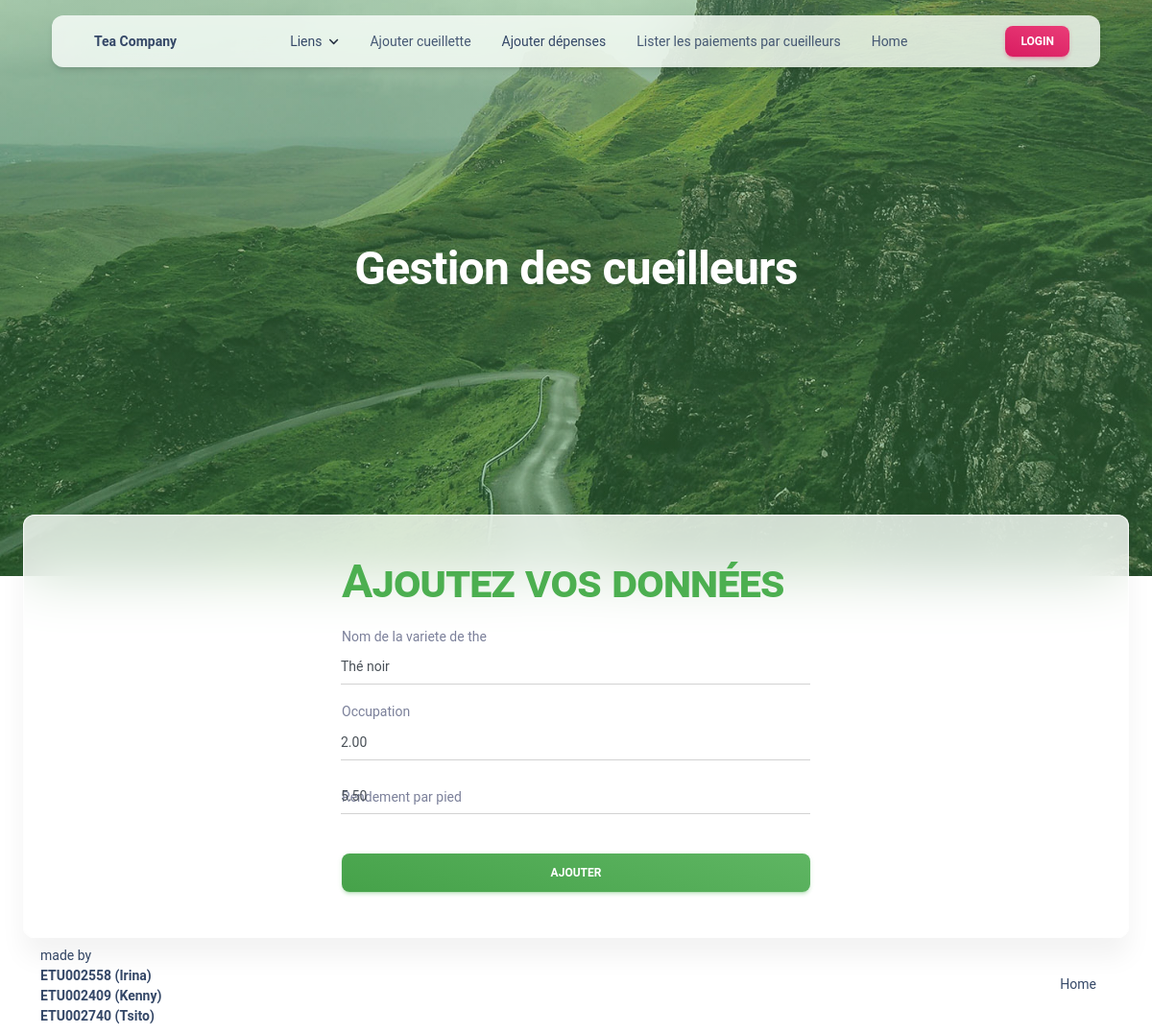
The page /pages/inserer-the.php?id=2 on the database as committed earlier.
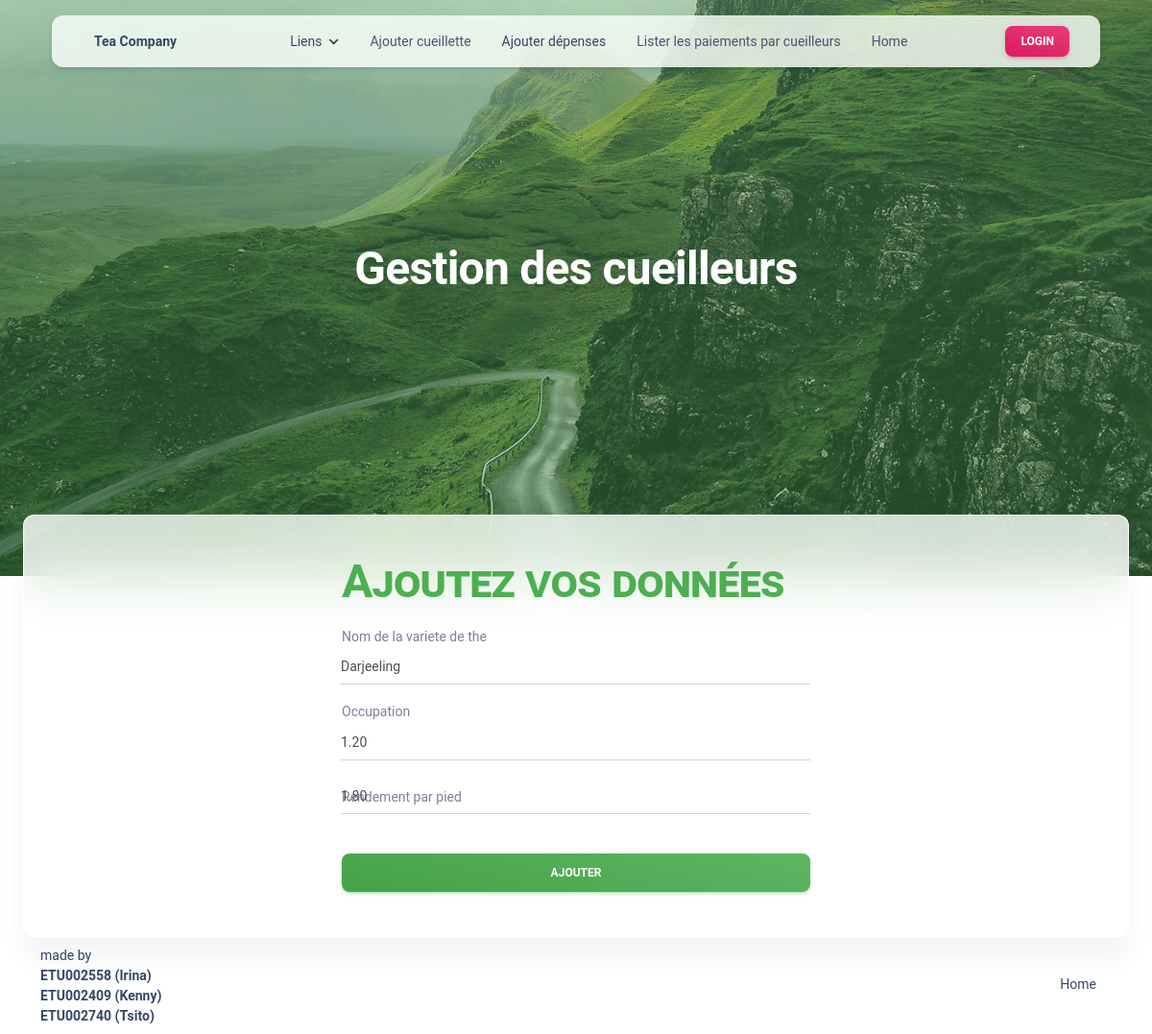
The same page on the database as committed later.
### tables this page shows
CREATE TABLE the_Varietes_de_the (
    id_variete INT AUTO_INCREMENT PRIMARY KEY,
    nom_variete VARCHAR(255) NOT NULL,
    occupation DECIMAL(10,2) NOT NULL,
    rendement_par_pied DECIMAL(10,2) NOT NULL,
    prix_vente DECIMAL(10,2) NOT NULL
);

### inc/fonction_base.php (called while the page is built, shortened)
<?php
 function select_by_first_Row($table_name, $value)
 {
     $pdo = connectbd();
     $result = array();
     try {
         $stmt_column = $pdo->prepare("SELECT COLUMN_NAME FROM INFORMATION_SCHEMA.COLUMNS WHERE TABLE_NAME = :table_name ORDER BY ORDINAL_POSITION LIMIT 1");
         $stmt_column->bindValue(':table_name', $table_name);
         $stmt_column->execute();
         $first_column_name = $stmt_column->fetchColumn();
         $stmt = $pdo->prepare("SELECT * FROM $table_name WHERE $first_column_name = :value");
         $stmt->bindValue(':value', $value);
         $stmt->execute();
         $result = $stmt->fetchAll(PDO::FETCH_ASSOC);
     } catch (PDOException $e) {
         echo $e->getMessage();
     } finally {
         $pdo = null;
     }
     return $result;
 }

### pages/inserer-the.php (the view, shortened to what this page needs)
<?php
include("../templates/head.php");
  include_once "../inc/fonction_base.php";
$d1 = "";
$d2 = "";
$d3 = "";
$id = 0;
if (isset($_GET['id'])) {
  $id = $_GET['id'];
  $data = select_by_first_Row("the_Varietes_de_the", $id)[0];
  $d1 = $data['nom_variete'];
  $d2 = $data['occupation'];
  $d3 = $data['rendement_par_pied'];
}
?>
<div class="container position-sticky z-index-sticky top-0">
  <div class="row">
    <div class="col-12">
      <?php
      include("../templates/navbar.php");
      ?>
      <header class="header-2">
        <div class="page-header min-vh-75 relative" style="background-image: url('../assets/img/bg3.jpg')">
          <span class="mask bg-gradient-success opacity-4"></span>
          <div class="container">
            <div class="row">
              <div class="col-xl-7 text-center mx-auto">
                <h1 class="text-white pt-3 mt-n5">Gestion des cueilleurs</h1>
              </div>
            </div>
          </div>
        </div>
      </header>
      <div class="row card card-body blur shadow-blur mx-3 mx-xl-4 mt-n6 d-flex align-items-center">
        <div class="col-6">
          <div class="card-body">
            <h1 class="text-success" style="font-variant:small-caps;">
              Ajoutez vos données
            </h1>
            <form role="form" class="text-start" action="<?php if ($id > 0)
              echo "update.php";
            else
              echo "traitement_the.php"; ?>" method=post>
                <div class="input-group input-group-static my-3">
                  <label>Nom de la variete de the</label>
                  <input type="text" name="nom_variete" class="form-control" value="<?php echo $d1;?>">
                </div>
                <div class="input-group input-group-static mb-3">
                  <label>Occupation</label>
                  <input type="number" name="occupation" class="form-control"  value="<?php echo $d2;?>">
                </div>
                <div class="input-group input-group-dynamic my-3">
                  <label class="form-label">Rendement par pied</label>
                  <input type="number" name="rendement_par_pied" class="form-control" value="<?php echo $d3;?>">
                </div>
                <div class="text-center">
                  <input type="submit" class="btn bg-gradient-success w-100 my-4 mb-2" value="Ajouter">
                </div>
              </form>
          </div>
        </div>
      </div>
      <?php
      include("../templates/footer-non-absolute.php");
      ?>
      <?php
      include("../templates/end.php");
      ?>

Rows that differ between the two databases and show on the page:
changed the_varietes_de_the: nom_variete "Thé noir" → "Darjeeling"; occupation "2.00" → "1.20"; rendement_par_pied "5.50" → "1.80"
